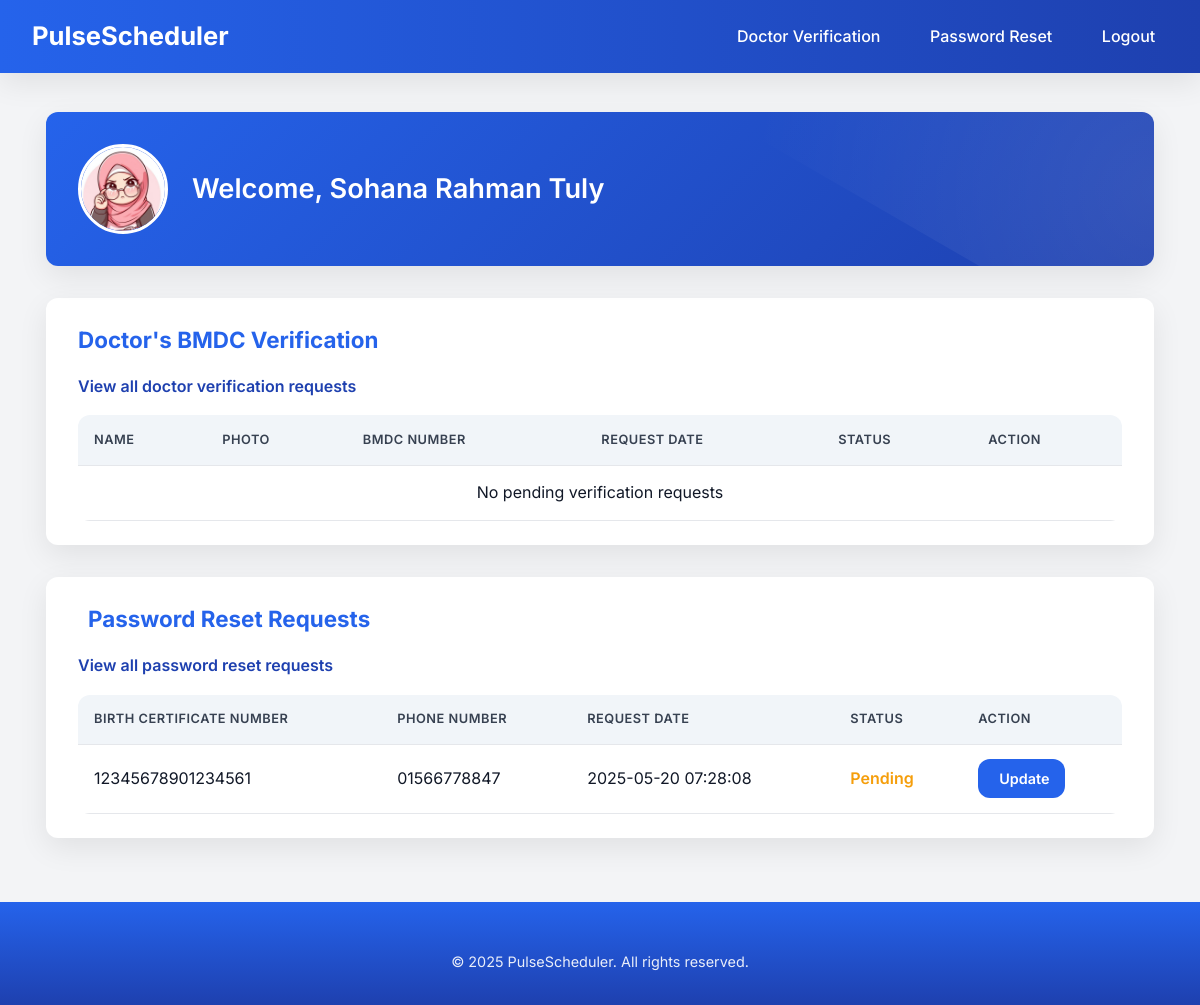
The app's page /admin_dashboard.php (signed in) with its own data.
### tables this page shows
CREATE TABLE IF NOT EXISTS `systemuser` (
  `user_ID` int NOT NULL AUTO_INCREMENT,
  `user_name` varchar(250) NOT NULL,
  `user_password` varchar(250) NOT NULL,
  `full_name` varchar(250) DEFAULT NULL,
  `birth_certificate_number` char(17) DEFAULT NULL,
  `gender` enum('Male','Female','Other') DEFAULT NULL,
  `photo` text,
  `birth_day` date DEFAULT NULL,
  `blood_group` enum('A+','A-','B+','B-','O+','O-','AB+','AB-','Other') DEFAULT NULL,
  `medical_history` text,
  `role` enum('User','Admin','Head') DEFAULT 'User',
  PRIMARY KEY (`user_ID`),
  UNIQUE KEY `birth_cirtificate_number` (`birth_certificate_number`)
);

### admin_dashboard.php (the view, shortened to what this page needs)
<?php
$conn = new mysqli("localhost", "root", "", "pulsescheduler");
$admin_id = $_SESSION['user_id'];
$admin_query = "SELECT full_name, photo FROM systemuser WHERE user_ID = ?";
$stmt = $conn->prepare($admin_query);
$stmt->bind_param("i", $admin_id);
$stmt->execute();
$admin_result = $stmt->get_result();
$admin_info = $admin_result->fetch_assoc();
$doctor_verification_query = "
    SELECT d.request_ID, d.bmdc_number, d.request_date, d.status,
           s.full_name, s.photo
    FROM doctor_bmdc_verification d
    JOIN systemuser s ON d.user_ID = s.user_ID
    WHERE d.status = 'Pending'
    ORDER BY d.request_date DESC
";
$doctor_verification_result = $conn->query($doctor_verification_query);
$password_reset_query = "SELECT * FROM password_reset WHERE status = 'Pending' ORDER BY request_date DESC";
$password_reset_result = $conn->query($password_reset_query);
?>
<!DOCTYPE html>
<html lang="en">
<head>
</head>
<body>
<div class="navbar">
    <a href="admin_dashboard.php" class="logo">
        <span>PulseScheduler</span>
    </a>
    <div class="nav-links">
        <a href="doctor_verification_requests.php">
            <span>Doctor Verification</span>
        </a>
        <a href="password_reset_requests.php">
            <span>Password Reset</span>
        </a>
        <a href="logout_admin.php">
            <span>Logout</span>
        </a>
    </div>
</div>
<div class="container">
    <div class="header">
        <img src="<?php echo htmlspecialchars($admin_info['photo']??'default-admin.jpg'); ?>" alt="Admin Image">
        <h2>Welcome, <?php echo htmlspecialchars($admin_info['full_name']); ?></h2>
    </div>
    <div class="request-section">
        <h3> Doctor's BMDC Verification</h3>
        <a href="doctor_verification_requests.php" class="link">
            View all doctor verification requests
        </a>
        <table class="request-table">
            <thead>
                <tr>
                    <th>Name</th>
                    <th>Photo</th>
                    <th>BMDC Number</th>
                    <th>Request Date</th>
                    <th>Status</th>
                    <th>Action</th>
                </tr>
            </thead>
            <tbody>
                <?php if ($doctor_verification_result->num_rows == 0): ?>
                    <tr>
                        <td colspan="6" style="text-align: center;">No pending verification requests</td>
                    </tr>
                <?php endif; ?>
            </tbody>
        </table>
    </div>
    <div class="request-section">
        <h3><i class="fas fa-key"></i> Password Reset Requests</h3>
        <a href="password_reset_requests.php" class="link">
            View all password reset requests
        </a>
        <table class="request-table">
            <thead>
                <tr>
                    <th>Birth Certificate Number</th>
                    <th>Phone Number</th>
                    <th>Request Date</th>
                    <th>Status</th>
                    <th>Action</th>
                </tr>
            </thead>
            <tbody>
                <?php while ($row = $password_reset_result->fetch_assoc()): ?>
                    <tr>
                        <td><?php echo htmlspecialchars($row['birth_certificate_number']); ?></td>
                        <td><?php echo htmlspecialchars($row['phone']); ?></td>
                        <td><?php echo htmlspecialchars($row['request_date']); ?></td>
                        <td class="status-pending"><?php echo htmlspecialchars($row['status']); ?></td>
                        <td>
                            <a href="update_password_reset.php?id=<?php echo $row['request_id']; ?>" class="btn-update">
                                Update
                            </a>
                        </td>
                    </tr>
                <?php endwhile; ?>
            </tbody>
        </table>
    </div>
</div>
<footer>
        <div class="copyright">
            &copy; 2025 PulseScheduler. All rights reserved.
        </div>
</footer>
</body>
</html>

### admin_dashboard.php (style rules this page uses)
:root { --primary-color: #2563eb; --secondary-color: #1e40af; --accent-color: #38bdf8; --light-bg: #f3f4f6; --white: #ffffff; --gray: #6b7280; --dark-text: #111827; --border-radius: 12px; --box-shadow: 0 10px 30px rgba(0, 0, 0, 0.08); --transition: all 0.3s ease; }
* { margin: 0; padding: 0; box-sizing: border-box; }
body { font-family: 'Inter', sans-serif; background-color: var(--light-bg); color: var(--dark-text); line-height: 1.6; display: flex; flex-direction: column; min-height: 100vh; }
.navbar { background: linear-gradient(to right, var(--primary-color), var(--secondary-color)); padding: 1rem 2rem; display: flex; justify-content: space-between; align-items: center; position: fixed; width: 100%; top: 0; z-index: 100; box-shadow: var(--box-shadow); }
.logo { color: white; font-size: 1.6rem; font-weight: 700; text-decoration: none; display: flex; align-items: center; gap: 10px; }
.nav-links { display: flex; gap: 1.5rem; }
.nav-links a { color: white; text-decoration: none; font-weight: 500; padding: 0.4rem 0.8rem; border-radius: 8px; transition: var(--transition); display: flex; align-items: center; gap: 5px; }
.container { flex: 1; margin: 7rem auto 2rem; padding: 0 1rem; width: 95%; max-width: 1400px; }
.header { display: flex; align-items: center; gap: 1.5rem; background: linear-gradient(135deg, var(--primary-color), var(--secondary-color)); padding: 2rem; border-radius: var(--border-radius); box-shadow: var(--box-shadow); margin-bottom: 2rem; color: white; position: relative; overflow: hidden; }
.header::before { content: ""; position: absolute; top: -50%; right: -50%; width: 100%; height: 200%; background: radial-gradient(circle, rgba(255,255,255,0.1) 0%, rgba(255,255,255,0) 70%); transform: rotate(30deg); }
.header img { width: 90px; height: 90px; border-radius: 50%; object-fit: cover; border: 3px solid white; z-index: 1; }
.header h2 { font-size: 1.7rem; font-weight: 600; z-index: 1; }
.request-section { background-color: var(--white); padding: 1.5rem 2rem; margin-bottom: 2rem; border-radius: var(--border-radius); box-shadow: var(--box-shadow); transition: var(--transition); }
.request-section h3 { margin-bottom: 1rem; font-size: 1.4rem; color: var(--primary-color); display: flex; align-items: center; gap: 10px; }
.request-section .link { display: inline-flex; align-items: center; gap: 5px; margin-bottom: 1rem; color: var(--secondary-color); text-decoration: none; font-weight: 600; transition: var(--transition); }
.request-table { width: 100%; border-collapse: collapse; overflow: hidden; border-radius: var(--border-radius); }
.request-table th, .request-table td { padding: 0.9rem 1rem; text-align: left; border-bottom: 1px solid #e5e7eb; }
.request-table th { background-color: #f1f5f9; color: #374151; font-weight: 600; text-transform: uppercase; font-size: 0.8rem; letter-spacing: 0.5px; }
.btn-update { display: inline-flex; align-items: center; gap: 5px; background-color: var(--primary-color); color: white; padding: 0.5rem 1rem; border-radius: var(--border-radius); font-size: 0.9rem; font-weight: 600; text-decoration: none; transition: var(--transition); border: none; cursor: pointer; }
.status-pending { color: #f59e0b; font-weight: 600; }
footer { background: linear-gradient( var(--primary-color), var(--secondary-color)); color: white; text-align: center; padding: 2rem 0; width: 100%; margin-top: auto; }
.copyright { margin-top: 1rem; font-size: 0.9rem; opacity: 0.9; }

### records on screen
systemuser: photo (picture), full_name "Sohana Rahman Tuly"

### other values on screen
$row['birth_certificate_number'] "12345678901234561"
$row['phone'] "01566778847"
$row['request_date'] "2025-05-20 07:28:08"
$row['status'] "Pending"
